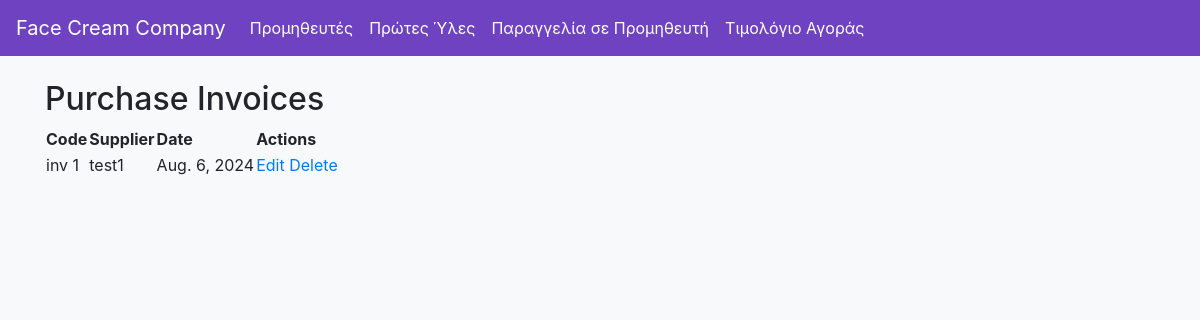
The page /api/purchase-invoice/ on the database as committed earlier.
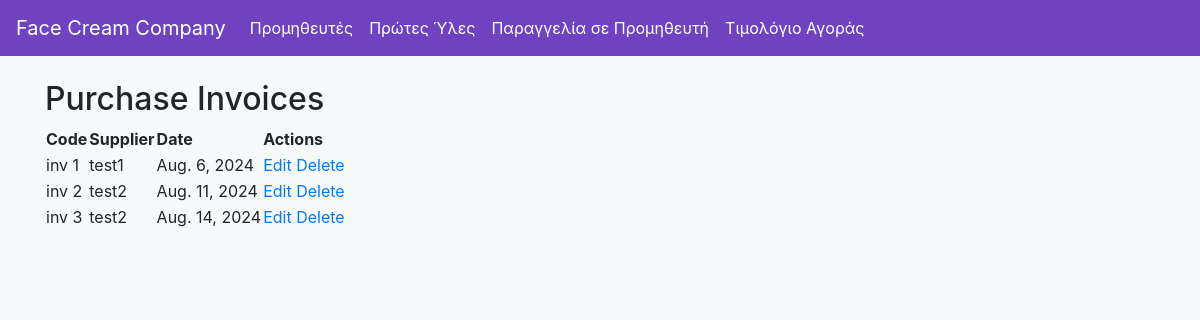
The same page on the database as committed later.
### raw_materials/models.py (models this page shows, shortened)
class PurchaseInvoice(models.Model):
    code = models.CharField(max_length=50, unique=True)
    supplier = models.ForeignKey(Supplier, on_delete=models.CASCADE)
    purchase_order_code = models.ForeignKey(PurchaseOrder, null=True, blank=True, on_delete=models.SET_NULL)
    date_of_invoice = models.DateField()

class Supplier(models.Model):
    code = models.CharField(max_length=20, unique=True)
    name = models.CharField(max_length=100)
    address = models.TextField()
    phone = models.CharField(max_length=15)
    mobile = models.CharField(max_length=15)
    email = models.EmailField()

### raw_materials/views.py (the view)
# urls.py: path('purchase-invoice/', PurchaseInvoiceListView.as_view(), name='purchase_invoice_list'),
class PurchaseInvoiceListView(ListView):
    model = PurchaseInvoice
    template_name = 'raw_materials/purchase_invoice_list.html'
    context_object_name = 'invoices'

### raw_materials/templates/raw_materials/purchase_invoice_list.html
{% extends "base.html" %}
{% block content %}
<h2>Purchase Invoices</h2>
<table>
    <thead>
        <tr>
            <th>Code</th>
            <th>Supplier</th>
            <th>Date</th>
            <th>Actions</th>
        </tr>
    </thead>
    <tbody>
        {% for invoice in invoices %}
        <tr>
            <td>{{ invoice.code }}</td>
            <td>{{ invoice.supplier.name }}</td>
            <td>{{ invoice.date_of_invoice }}</td>
            <td>
                <a href="{% url 'purchase_invoice_edit' invoice.id %}">Edit</a>
                <a href="{% url 'purchase_invoice_delete' invoice.id %}">Delete</a>
            </td>
        </tr>
        {% endfor %}
    </tbody>
</table>
{% endblock %}

### raw_materials/templates/base.html (shortened to what this page needs)
<!DOCTYPE html>
<html lang="en">
<head>
    <link href="https://maxcdn.bootstrapcdn.com/bootstrap/4.5.2/css/bootstrap.min.css" rel="stylesheet">
</head>
<body>
    <nav class="navbar navbar-expand-lg navbar-dark">
        <a class="navbar-brand" href="{% url 'home' %}">Face Cream Company</a>
        <div class="collapse navbar-collapse" id="navbarNav">
            <ul class="navbar-nav">
                <li class="nav-item">
                    <a class="nav-link" href="{% url 'supplier_list' %}">Προμηθευτές</a>
                </li>
                <li class="nav-item">
                    <a class="nav-link" href="{% url 'rawmaterial_list' %}">Πρώτες Ύλες</a>
                </li>
                <li class="nav-item">
                    <a class="nav-link" href="{% url 'create_purchase_order' %}">Παραγγελία σε Προμηθευτή</a>
                </li>
                <li class="nav-item">
                    <a class="nav-link" href="{% url 'purchase_invoice_create' %}">Τιμολόγιο Αγοράς</a>
                </li>
            </ul>
        </div>
    </nav>
    <div class="container mt-4">
        {% block content %}
        {% endblock %}
    </div>
</body>
</html>

### raw_materials/templates/base.html (style rules this page uses)
body { background-color: #f8f9fa; }
.navbar { background-color: #6f42c1 !important; }
.navbar-brand, .nav-link { color: white !important; }

Rows that differ between the two databases and show on the page:
added PurchaseInvoice: code "inv 2", supplier.name "test2", date_of_invoice "Aug. 11, 2024"
added PurchaseInvoice: code "inv 3", supplier.name "test2", date_of_invoice "Aug. 14, 2024"
